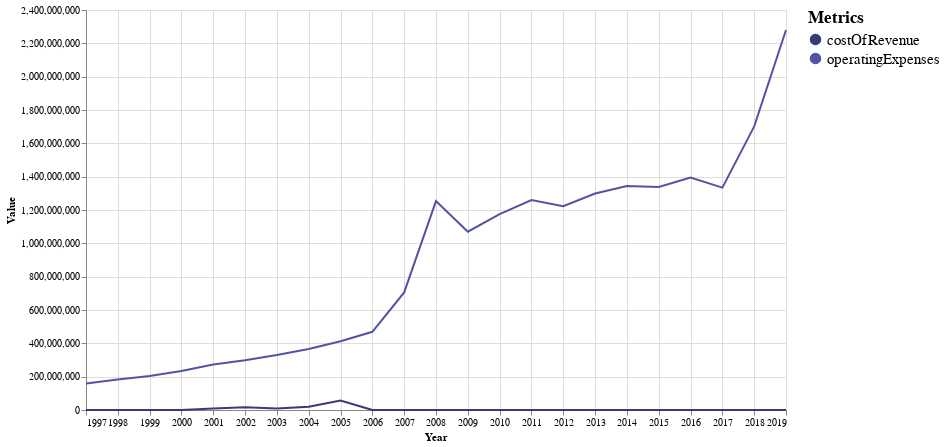

The notebook cell saved with this chart:
### Markdown cell above
### Cost Components

### Code cell
#hide-input
make_multi_LineGraph(cost_g, False)

### Figure 1 — Vega-Lite specification as saved in the notebook (floating-point values rounded to 4 significant figures)
{"config": {"view": {"continuousWidth": 400, "continuousHeight": 300}}, "layer": [{"mark": "line", "encoding": {"color": {"type": "nominal", "field": "Metric", "legend": {"labelFontSize": 15, "title": "Metrics", "titleFontSize": 17}, "scale": {"scheme": "category20b"}}, "x": {"type": "temporal", "field": "Year"}, "y": {"type": "quantitative", "field": "Value", "scale": {"type": "linear"}}}}, {"mark": {"type": "rule", "color": "#1C00ff00"}, "encoding": {"x": {"type": "temporal", "field": "Year"}}, "transform": [{"filter": {"selection": "selector026"}}]}, {"mark": "circle", "encoding": {"color": {"type": "nominal", "field": "Metric", "legend": {"labelFontSize": 15, "title": "Metrics", "titleFontSize": 17}, "scale": {"scheme": "category20b"}}, "opacity": {"condition": {"value": 1, "selection": "selector026"}, "value": 0}, "x": {"type": "temporal", "field": "Year"}, "y": {"type": "quantitative", "field": "Value", "scale": {"type": "linear"}}}, "selection": {"selector026": {"type": "multi", "fields": ["Metric"], "bind": "legend", "on": "mouseover", "nearest": true, "empty": "none"}}}, {"mark": {"type": "text", "align": "left", "dx": 5, "dy": -5, "stroke": "white", "strokeWidth": 4}, "encoding": {"color": {"type": "nominal", "field": "Metric", "legend": {"labelFontSize": 15, "title": "Metrics", "titleFontSize": 17}, "scale": {"scheme": "category20b"}}, "text": {"type": "quantitative", "field": "Value"}, "x": {"type": "temporal", "field": "Year"}, "y": {"type": "quantitative", "field": "Value", "scale": {"type": "linear"}}}, "transform": [{"filter": {"selection": "selector026"}}]}, {"mark": {"type": "text", "align": "left", "dx": 5, "dy": -5}, "encoding": {"color": {"type": "nominal", "field": "Metric", "legend": {"labelFontSize": 15, "title": "Metrics", "titleFontSize": 17}, "scale": {"scheme": "category20b"}}, "text": {"type": "quantitative", "field": "Value"}, "x": {"type": "temporal", "field": "Year"}, "y": {"type": "quantitative", "field": "Value", "scale": {"type": "linear"}}}, "transform": [{"filter": {"selection": "selector026"}}]}], "data": {"name": "data-ab554a92da15cc28dd5a6bc8638a4194"}, "height": 400, "width": 700, "$schema": "https://vega.github.io/schema/vega-lite/v4.8.1.json", "datasets": {"data-ab554a92da15cc28dd5a6bc8638a4194": [{"Year": "2019", "Metric": "costOfRevenue", "Value": 0.0}, {"Year": "2019", "Metric": "operatingExpenses", "Value": 2280200000}, {"Year": "2018", "Metric": "costOfRevenue", "Value": 0.0}, {"Year": "2018", "Metric": "operatingExpenses", "Value": 1701800000}, {"Year": "2017", "Metric": "costOfRevenue", "Value": 0.0}, {"Year": "2017", "Metric": "operatingExpenses", "Value": 1334100000}, {"Year": "2016", "Metric": "costOfRevenue", "Value": 0.0}, {"Year": "2016", "Metric": "operatingExpenses", "Value": 1394700000}, {"Year": "2015", "Metric": "costOfRevenue", "Value": 0.0}, {"Year": "2015", "Metric": "operatingExpenses", "Value": 1338100000}, {"Year": "2014", "Metric": "costOfRevenue", "Value": 0.0}, {"Year": "2014", "Metric": "operatingExpenses", "Value": 1344100000}, {"Year": "2013", "Metric": "costOfRevenue", "Value": 0.0}, {"Year": "2013", "Metric": "operatingExpenses", "Value": 1299300000}, {"Year": "2012", "Metric": "costOfRevenue", "Value": 0.0}, {"Year": "2012", "Metric": "operatingExpenses", "Value": 1222600000}, {"Year": "2011", "Metric": "costOfRevenue", "Value": 0.0}, {"Year": "2011", "Metric": "operatingExpenses", "Value": 1259500000}, {"Year": "2010", "Metric": "costOfRevenue", "Value": 0.0}, {"Year": "2010", "Metric": "operatingExpenses", "Value": 1174800000}, {"Year": "2009", "Metric": "costOfRevenue", "Value": 0.0}, {"Year": "2009", "Metric": "operatingExpenses", "Value": 1069700000}, {"Year": "2008", "Metric": "costOfRevenue", "Value": 0.0}, {"Year": "2008", "Metric": "operatingExpenses", "Value": 1253300000}, {"Year": "2007", "Metric": "costOfRevenue", "Value": 0.0}, {"Year": "2007", "Metric": "operatingExpenses", "Value": 705600000}, {"Year": "2006", "Metric": "costOfRevenue", "Value": 0.0}, {"Year": "2006", "Metric": "operatingExpenses", "Value": 469100000}, {"Year": "2005", "Metric": "costOfRevenue", "Value": 56800000}, {"Year": "2005", "Metric": "operatingExpenses", "Value": 412100000.0}, {"Year": "2004", "Metric": "costOfRevenue", "Value": 19000000}, {"Year": "2004", "Metric": "operatingExpenses", "Value": 366100000}, {"Year": "2003", "Metric": "costOfRevenue", "Value": 8700000.0}, {"Year": "2003", "Metric": "operatingExpenses", "Value": 330000000}, {"Year": "2002", "Metric": "costOfRevenue", "Value": 15900000}, {"Year": "2002", "Metric": "operatingExpenses", "Value": 299000000}, {"Year": "2001", "Metric": "costOfRevenue", "Value": 9500000.0}, {"Year": "2001", "Metric": "operatingExpenses", "Value": 272800000}, {"Year": "2000", "Metric": "costOfRevenue", "Value": 0.0}, {"Year": "2000", "Metric": "operatingExpenses", "Value": 234600000}, {"Year": "1999", "Metric": "costOfRevenue", "Value": 0.0}, {"Year": "1999", "Metric": "operatingExpenses", "Value": 204000000}, {"Year": "1998", "Metric": "costOfRevenue", "Value": 0.0}, {"Year": "1998", "Metric": "operatingExpenses", "Value": 183000000}, {"Year": "1997", "Metric": "costOfRevenue", "Value": 0.0}, {"Year": "1997", "Metric": "operatingExpenses", "Value": 158600000}]}}
